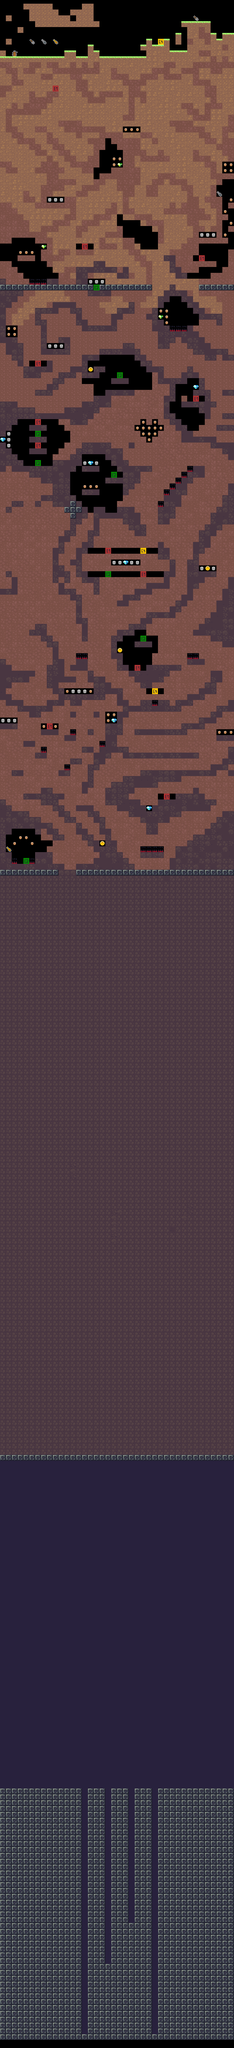

The image is a tile-based game level rendered from a .tmx file. Its description and source (layers, tilesets, objects; grid data summarised) follow:
An orthogonal 40x350 tile map with 16x16 px tiles, 1 tile layer (FG) and 4 objects (Area 1, Area 2, Area 3, Area 4).

<map version="1.2" tiledversion="1.3.2" orientation="orthogonal" renderorder="right-down" compressionlevel="0" width="40" height="350" tilewidth="16" tileheight="16" infinite="0" nextlayerid="17" nextobjectid="12">
 <tileset firstgid="1" name="tiles" tilewidth="16" tileheight="16" tilecount="256" columns="16">
  <image source="../gfx/tiles.png" width="256" height="256" />
 </tileset>
 <layer id="15" name="FG" width="40" height="350" offsetx="0" offsety="-22.6667">
  <data>[14000 cells, 13266 non-empty, 32 distinct tile ids]</data>
 </layer>
 <objectgroup id="5" name="visual guides etc" visible="0" locked="1" opacity="0.76">
  <object id="5" name="Area 1" x="320" y="0" width="320" height="800" />
  <object id="8" name="Area 2" x="320" y="800" width="320" height="1600" />
  <object id="9" name="Area 3" x="320" y="2400" width="320" height="1600" />
  <object id="10" name="Area 4" x="320" y="4000" width="320" height="1600" />
 </objectgroup>
</map>